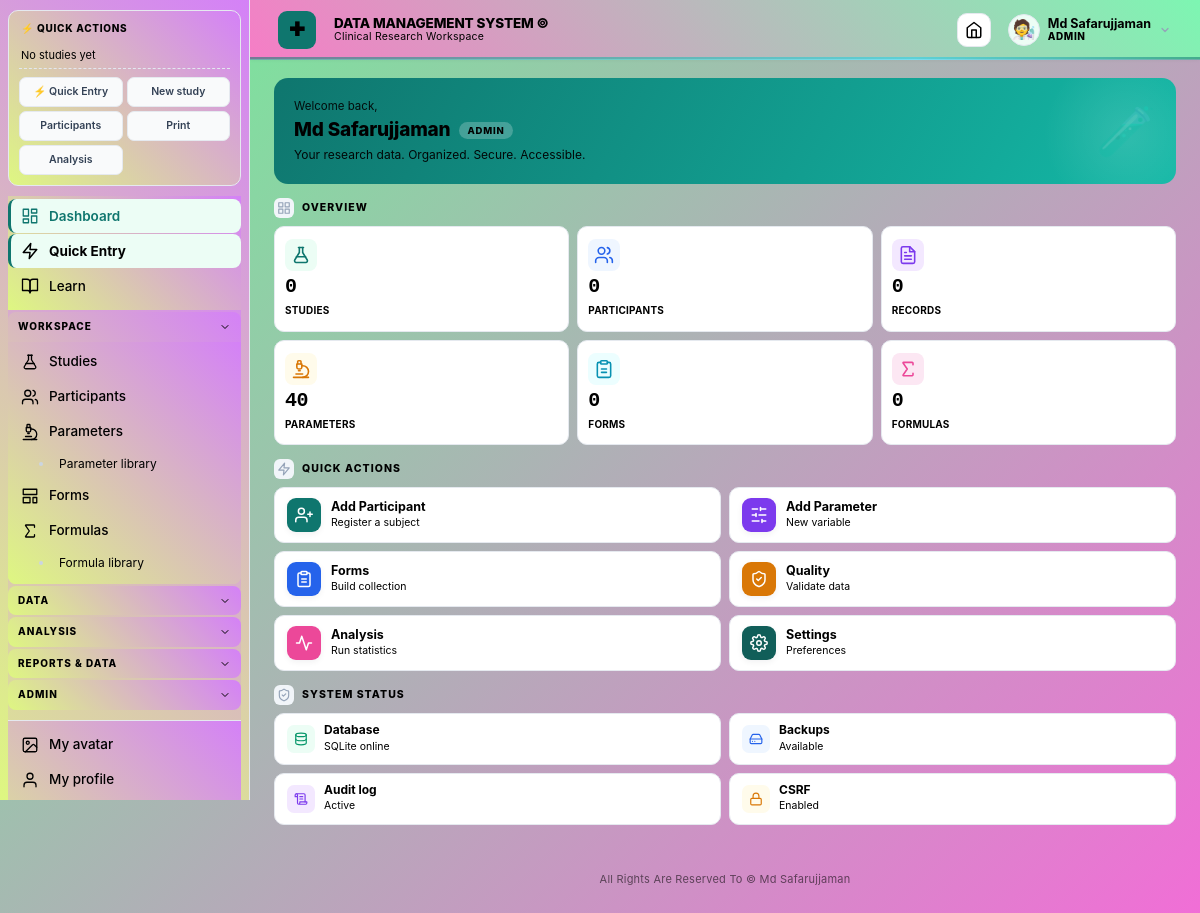
/ (signed in), run on the app's committed database.
### tables this page shows
CREATE TABLE settings(
    key   TEXT PRIMARY KEY,
    value TEXT NOT NULL
);

CREATE TABLE users(
    id            INTEGER PRIMARY KEY AUTOINCREMENT,
    username      TEXT UNIQUE NOT NULL,
    password_hash TEXT NOT NULL,
    role          TEXT NOT NULL CHECK(role IN ('ADMIN','RESEARCHER','VIEWER')),
    active        INTEGER NOT NULL DEFAULT 1,
    created_at    TEXT NOT NULL DEFAULT CURRENT_TIMESTAMP,
    last_login    TEXT,
    avatar_type   TEXT DEFAULT 'initials',
    avatar_value  TEXT DEFAULT '',
    avatar_style  TEXT DEFAULT '',
    totp_secret   TEXT DEFAULT '',
    totp_enabled  INTEGER DEFAULT 0,
    totp_backup_codes TEXT DEFAULT '',
    display_name  TEXT DEFAULT '',
    email         TEXT DEFAULT '',
    must_change_password INTEGER DEFAULT 0
);

### app.py (the view, shortened to what this page needs)
@app.route("/")
def dashboard():
    visible = visible_study_ids(g.user)
    study_clause = ""
    args = []
    counts = {
        "studies": one("SELECT COUNT(*) n FROM studies s WHERE s.archived=0" + study_clause, args)["n"],
        "participants": one("SELECT COUNT(*) n FROM participants p JOIN studies s ON s.id=p.study_id WHERE p.archived=0" + study_clause, args)["n"],
        "parameters": one("SELECT COUNT(*) n FROM parameters WHERE active=1")["n"],
        "records": one("SELECT COUNT(*) n FROM participant_records r JOIN participants p ON p.id=r.participant_id JOIN studies s ON s.id=p.study_id WHERE 1=1" + study_clause, args)["n"],
        "users": one("SELECT COUNT(*) n FROM users WHERE active=1")["n"],
        "quality": one("SELECT COUNT(*) n FROM quality_checks q JOIN participants p ON p.id=q.participant_id JOIN studies s ON s.id=p.study_id WHERE q.resolved=0" + study_clause, args)["n"],
        "forms": one("SELECT COUNT(*) n FROM forms f LEFT JOIN studies s ON s.id=f.study_id WHERE 1=1" + study_clause, args)["n"],
        "formulas": one("SELECT COUNT(*) n FROM formulas WHERE active=1")["n"],
    }
    recent = query("""SELECT a.*, u.username FROM audit_log a
                      LEFT JOIN users u ON u.id=a.user_id
                      ORDER BY a.id DESC LIMIT 8""")
    return render_template("dashboard.html", counts=counts, recent=recent)

### templates/dashboard.html (shortened to what this page needs)
{% extends "base.html" %}
{% from "_icons.html" import icon %}
{% block content %}
<div class="dash-wrap">
  <div class="d-hero">
    <div class="d-hero-text">
      <div class="d-hero-greet">Welcome back,</div>
      <h1>
        {{ display_name_of(current_user) }}
        <span class="d-hero-role">{{ current_user.role }}</span>
      </h1>
      <p class="d-hero-sub">Your research data. Organized. Secure. Accessible.</p>
    </div>
    <div class="d-hero-art">🧪</div>
  </div>
  <div class="d-sect">
    <span class="d-sect-ic">{{ icon('grid', 14, '#94a3b8', 2) }}</span>
    <span class="d-sect-label">Overview</span>
  </div>
  <div class="d-kpi-grid">
    {% for key, label, icon_name, color, bg, link in kpis %}
    <a class="d-kpi" href="{{ link }}" style="--kpi-color:{{ color }};--kpi-bg:{{ bg }}">
      <span class="d-kpi-ico">{{ icon(icon_name, 20, color, 1.9) }}</span>
      <span class="d-kpi-num">{{ '{:,}'.format(counts[key]) }}</span>
      <span class="d-kpi-label">{{ label }}</span>
    </a>
    {% endfor %}
  </div>
  <div class="d-sect">
    <span class="d-sect-ic">{{ icon('zap', 14, '#94a3b8', 2) }}</span>
    <span class="d-sect-label">Quick actions</span>
  </div>
  <div class="d-qa-grid">
    <a class="d-qa" href="{{ url_for('participant_new') }}">
      <span class="d-qa-ico" style="background:#0f766e">{{ icon('user-plus', 18, '#ffffff', 2) }}</span>
      <span class="d-qa-body">
        <span class="d-qa-title">Add Participant</span>
        <span class="d-qa-sub">Register a subject</span>
      </span>
    </a>
    <a class="d-qa" href="{{ url_for('parameter_new') }}">
      <span class="d-qa-ico" style="background:#7c3aed">{{ icon('sliders-horizontal', 18, '#ffffff', 2) }}</span>
      <span class="d-qa-body">
        <span class="d-qa-title">Add Parameter</span>
        <span class="d-qa-sub">New variable</span>
      </span>
    </a>
    <a class="d-qa" href="{{ url_for('forms_list') }}">
      <span class="d-qa-ico" style="background:#2563eb">{{ icon('clipboard-list', 18, '#ffffff', 2) }}</span>
      <span class="d-qa-body">
        <span class="d-qa-title">Forms</span>
        <span class="d-qa-sub">Build collection</span>
      </span>
    </a>
    <a class="d-qa" href="{{ url_for('quality_page') }}">
      <span class="d-qa-ico" style="background:#d97706">{{ icon('shield-check', 18, '#ffffff', 2) }}</span>
      <span class="d-qa-body">
        <span class="d-qa-title">Quality</span>
        <span class="d-qa-sub">Validate data</span>
      </span>
    </a>
    <a class="d-qa" href="{{ url_for('analysis_hub') }}">
      <span class="d-qa-ico" style="background:#ec4899">{{ icon('activity', 18, '#ffffff', 2) }}</span>
      <span class="d-qa-body">
        <span class="d-qa-title">Analysis</span>
        <span class="d-qa-sub">Run statistics</span>
      </span>
    </a>
    <a class="d-qa" href="{{ url_for('settings_page') if current_user.role == 'ADMIN' else url_for('profile_password') }}">
      <span class="d-qa-ico" style="background:#115e59">{{ icon('settings', 18, '#ffffff', 2) }}</span>
      <span class="d-qa-body">
        <span class="d-qa-title">Settings</span>
        <span class="d-qa-sub">Preferences</span>
      </span>
    </a>
  </div>
  <div class="d-sect">
    <span class="d-sect-ic">{{ icon('shield-check', 14, '#94a3b8', 2) }}</span>
    <span class="d-sect-label">System status</span>
  </div>
  <div class="d-sys-grid">
    <div class="d-sys">
      <span class="d-sys-ic" style="background:#ecfdf5">{{ icon('database', 14, '#059669', 2) }}</span>
      <div class="d-sys-body">
        <div class="d-sys-name">Database</div>
        <div class="d-sys-sub">SQLite online</div>
      </div>
    </div>
    <div class="d-sys">
      <span class="d-sys-ic" style="background:#eff6ff">{{ icon('hard-drive', 14, '#2563eb', 2) }}</span>
      <div class="d-sys-body">
        <div class="d-sys-name">Backups</div>
        <div class="d-sys-sub">Available</div>
      </div>
    </div>
    <div class="d-sys">
      <span class="d-sys-ic" style="background:#f3e8ff">{{ icon('scroll-text', 14, '#7c3aed', 2) }}</span>
      <div class="d-sys-body">
        <div class="d-sys-name">Audit log</div>
        <div class="d-sys-sub">Active</div>
      </div>
    </div>
    <div class="d-sys">
      <span class="d-sys-ic" style="background:#fffbeb">{{ icon('lock', 14, '#d97706', 2) }}</span>
      <div class="d-sys-body">
        <div class="d-sys-name">CSRF</div>
        <div class="d-sys-sub">Enabled</div>
      </div>
    </div>
  </div>
</div>
{% endblock %}

### templates/base.html (shortened to what this page needs)
<!doctype html>
<html lang="en">
<head>
<link rel="stylesheet" href="{{ url_for('static', filename='css/pro.css') }}">
<link rel="stylesheet" href="{{ url_for('static', filename='css/fonts.css') }}">
{% set _fc = app_settings.get('ui_font_class','') %}
</head>
<body class="{{ app_settings.get('ui_font_class','') }}">
{% from "_avatar.html" import site_logo, user_avatar %}
{% from "_icons.html" import icon %}
<div class="shell">
<aside class="sidebar" id="sidebar">
  <div class="quick-panel">
    <div class="quick-head">
      <span class="quick-title">⚡ Quick actions</span>
    </div>
    {% set _studies = recent_studies_for_sidebar() if recent_studies_for_sidebar is defined else [] %}
    {% if _studies %}
    {% for s in _studies %}
    <div class="quick-study">
      <span class="quick-study-code">{{ s.study_code }}</span>
      <div class="quick-study-actions">
        <a href="{{ url_for('participants_list') }}?study_id={{ s.id }}" title="Participants">👥</a>
        <a href="{{ url_for('participant_new') }}" title="Add">➕</a>
        <a href="{{ url_for('print_participants_summary', sid=s.id) }}" target="_blank" title="Print">🖨</a>
        <a href="{{ url_for('export_study', sid=s.id, fmt='xlsx') }}" title="Export">⬇</a>
      </div>
    </div>
    {% endfor %}
    {% else %}
    <div class="quick-empty">No studies yet</div>
    {% endif %}
    <div class="quick-globals">
      <a href="{{ url_for('quick_entry_page') }}" style="background:#ecfdf5;border-color:#a7f3d0;color:#0f766e;font-weight:800">⚡ Quick Entry</a>
      <a href="{{ url_for('study_new') }}">New study</a>
      <a href="{{ url_for('participants_list') }}">Participants</a>
      <a href="{{ url_for('print_hub') }}">Print</a>
      <a href="{{ url_for('analysis_hub') }}">Analysis</a>
    </div>
  </div>
  <nav class="sb-nav">
    <div class="sb-items sb-flat">
      <a href="{{ url_for('dashboard') }}" data-path="/" data-exact="1">
        Dashboard
      </a>
      <a href="{{ url_for('quick_entry_page') }}" data-path="/quick-entry"
         style="background:#ecfdf5;border-left-color:#0f766e;color:#0f766e;font-weight:700">
        Quick Entry
      </a>
      <a href="{{ url_for('learn_home') }}" data-path="/learn">
        Learn
      </a>
    </div>
    {% if current_user and current_user.role in ('ADMIN','RESEARCHER') %}
    <div class="sb-group" data-group="workspace">
      <button type="button" class="sb-group-head">
        <span class="sb-group-label">Workspace</span>
      </button>
      <div class="sb-items">
        <a href="{{ url_for('studies_list') }}" data-path="/studies">
          {{ icon('flask', 18, 'currentColor', 1.75) }} Studies
        </a>
        <a href="{{ url_for('participants_list') }}" data-path="/participants">
          {{ icon('users', 18, 'currentColor', 1.75) }} Participants
        </a>
        <a href="{{ url_for('parameters_list') }}" data-path="/parameters" data-exact="1">
          {{ icon('microscope', 18, 'currentColor', 1.75) }} Parameters
        </a>
        <a href="{{ url_for('parameter_library_page') }}" data-path="/parameters/library" class="sb-sub">
          Parameter library
        </a>
        <a href="{{ url_for('forms_list') }}" data-path="/forms">
          {{ icon('layout-template', 18, 'currentColor', 1.75) }} Forms
        </a>
        <a href="{{ url_for('formulas_list') }}" data-path="/formulas" data-exact="1">
          {{ icon('sigma', 18, 'currentColor', 1.75) }} Formulas
        </a>
        <a href="{{ url_for('formula_library_page') }}" data-path="/formulas/library" class="sb-sub">
          Formula library
        </a>
      </div>
    </div>
    <div class="sb-group" data-group="data">
      <button type="button" class="sb-group-head">
        <span class="sb-group-label">Data</span>
      </button>
    </div>
    <div class="sb-group" data-group="analysis">
      <button type="button" class="sb-group-head">
        <span class="sb-group-label">Analysis</span>
      </button>
    </div>
    <div class="sb-group" data-group="reports">
      <button type="button" class="sb-group-head">
        <span class="sb-group-label">Reports &amp; data</span>
      </button>
    </div>
    {% endif %}
    {% if current_user and current_user.role == 'ADMIN' %}
    <div class="sb-group" data-group="admin">
      <button type="button" class="sb-group-head">
        <span class="sb-group-label">Admin</span>
      </button>
    </div>
    {% endif %}
    <div class="sb-items sb-flat sb-account">
      <a href="{{ url_for('avatar_picker') }}" data-path="/profile/avatar">
        {{ icon('image', 18, 'currentColor', 1.75) }} My avatar
      </a>
      <a href="{{ url_for('profile_edit') }}" data-path="/profile/edit">
        {{ icon('user', 18, 'currentColor', 1.75) }} My profile
      </a>
      <a href="{{ url_for('two_factor_page') }}" data-path="/profile/2fa">
      </a>
    </div>
  </nav>
</aside>
<main>
  <header class="topbar">
    <span class="topbar-logo" aria-hidden="true">
      {{ site_logo(app_settings, 38) }}
    </span>
    <div class="topbar-brand">
      <div class="topbar-title">{{ app_name }}</div>
      <div class="topbar-sub">Clinical Research Workspace</div>
    </div>
    <a class="iconbtn" href="{{ url_for('dashboard') }}" title="Home" id="home-btn">
    </a>
    {% if current_user %}
      <div class="userchip" id="userchip">
        {{ user_avatar(current_user, 32) }}
        <div class="uc-meta">
          <span class="uc-name">{{ display_name_of(current_user) }}</span>
          <span class="uc-role">{{ current_user.role|capitalize }}</span>
        </div>
      </div>
    {% endif %}
  </header>
  <section class="content">
    {% block content %}{% endblock %}
  </section>
  <footer class="appfoot">
    {{ app_settings.get('copyright', '© ' + app_name) }}
  </footer>
</main>
</div>
<link rel="stylesheet" href="/theme.css?v={{ range(1000000, 9999999) | random }}">
</body>
</html>

### templates/_avatar.html (shortened to what this page needs)
{% macro user_avatar(u, size=32, ring=False) %}
{% set s = size|int %}
{% set border = '2px solid #a7f3d0' if ring else '1px solid #e2e8f0' %}
{% if u.avatar_type == 'upload' and u.avatar_value %}
  <img src="{{ url_for('avatar_file', fname=u.avatar_value) }}" alt=""
       style="width:{{ s }}px;height:{{ s }}px;border-radius:50%;object-fit:cover;border:{{ border }};display:inline-block;vertical-align:middle">
{% elif u.avatar_type == 'dicebear' and u.avatar_style %}
  <img src="https://api.dicebear.com/7.x/{{ u.avatar_style }}/svg?seed={{ u.avatar_value or u.username }}"
       alt=""
       style="width:{{ s }}px;height:{{ s }}px;border-radius:50%;object-fit:cover;border:{{ border }};display:inline-block;vertical-align:middle">
{% elif u.avatar_type == 'gif' and u.avatar_value %}
  <img src="{{ u.avatar_value }}" alt=""
       style="width:{{ s }}px;height:{{ s }}px;border-radius:50%;object-fit:cover;border:{{ border }};display:inline-block;vertical-align:middle">
{% elif u.avatar_type == 'emoji' and u.avatar_value %}
  <span style="display:inline-grid;place-items:center;width:{{ s }}px;height:{{ s }}px;
               border-radius:50%;background:#ecfdf5;border:{{ border }};
               font-size:{{ (s * 0.6)|int }}px;line-height:1;
               vertical-align:middle">{{ u.avatar_value }}</span>
{% else %}
  <span style="display:inline-grid;place-items:center;width:{{ s }}px;height:{{ s }}px;
               border-radius:50%;background:var(--primary);color:#fff;
               font-weight:700;font-size:{{ (s * 0.45)|int }}px;
               vertical-align:middle;border:{{ border }}">{{ u.username[0]|upper }}</span>
{% endif %}
{% endmacro %}
{% macro site_logo(settings, size=30) %}
{% set s = size|int %}
{% set logo_url = settings.get('brand_logo_url', '') or '' %}
{% set mark_value = settings.get('brand_mark_value', '✚') or '✚' %}
{% if logo_url and logo_url.strip() %}
  <span class="brandmark" style="display:none;width:{{ s }}px;height:{{ s }}px;
        font-size:{{ (s * 0.5)|int }}px">{{ mark_value }}</span>
{% endif %}
{% endmacro %}

### data on the page
settings: value "DATA MANAGEMENT SYSTEM ©", get "All Rights Are Reserved To © Md Safarujjaman"
users: avatar_value "🧑‍🔬", display_name "Md Safarujjaman", role "ADMIN"

### other printed values
{{ mark_value }} "✚"
{{ '{:,}'.format(counts[key]) }} "0" "0" "0" "40" "0" "0"
{{ label }} "STUDIES" "PARTICIPANTS" "RECORDS" "PARAMETERS" "FORMS" "FORMULAS"
